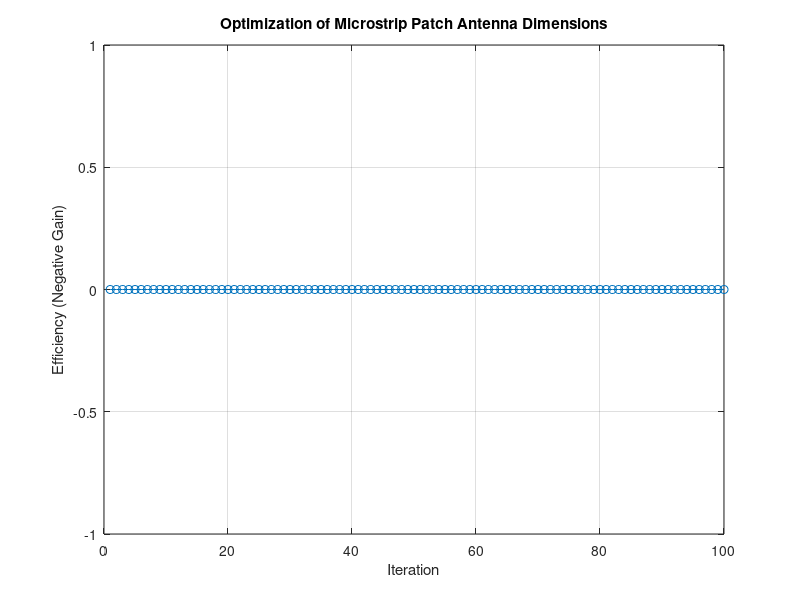

Here is the MATLAB script that generated this plot:
clear all;
close all;
clc;

% Define the frequency for analysis
frequency = 1.5e9; % 1.5 GHz

% Define the initial guess for dimensions [length, width]
initialDimensions = [0.02, 0.02]; % Example initial dimensions (20 mm x 20 mm)

% Define bounds for the dimensions
lb = [0.01, 0.01]; % Lower bounds (10 mm x 10 mm)
ub = [0.03, 0.03]; % Upper bounds (30 mm x 30 mm)

% Set learning parameters for gradient descent
learningRate = 0.01;
tolerance = 1e-6;
maxIterations = 100;

% Initialize parameters
dimensions = initialDimensions;
performanceHistory = zeros(maxIterations, 1); % To store performance at each iteration

% Gradient descent loop
for iter = 1:maxIterations
    % Evaluate the performance of the current parameters
    try
        currentPerformance = objectiveFunction(dimensions, frequency);
        if isnan(currentPerformance)
            error('Invalid performance detected.');
        end
    catch ME
        disp('Error in objective function:');
        disp(ME.message);
        disp('Current dimensions:');
        disp(dimensions);
        break;
    end
    
    % Store the current performance
    performanceHistory(iter) = currentPerformance;
    
    % Compute gradients (numerical approximation)
    grad = zeros(1, 2);
    epsilon = 1e-6;
    for i = 1:2
        delta = zeros(1, 2);
        delta(i) = epsilon;
        try
            grad(i) = (objectiveFunction(dimensions + delta, frequency) - currentPerformance) / epsilon;
        catch ME
            disp('Error in gradient computation:');
            disp(ME.message);
            disp('Current dimensions:');
            disp(dimensions);
            break;
        end
    end
    
    % Update parameters
    dimensions = dimensions + learningRate * grad;
    
    % Ensure dimensions stay within bounds
    dimensions = max(lb, min(ub, dimensions));
    
    % Check for convergence
    if norm(grad) < tolerance
        performanceHistory = performanceHistory(1:iter); % Trim unused part of the array
        break;
    end
end

% Display the optimal dimensions and performance
disp('Optimal Dimensions (Length, Width):');
disp(dimensions);
disp('Optimal Efficiency:');
try
    disp(objectiveFunction(dimensions, frequency));
catch ME
    disp('Error in final objective function evaluation:');
    disp(ME.message);
end

% Plot the performance over iterations
figure;
plot(1:length(performanceHistory), performanceHistory, '-o');
xlabel('Iteration');
ylabel('Efficiency (Negative Gain)');
title('Optimization of Microstrip Patch Antenna Dimensions');
grid on;

% Objective function to maximize efficiency
function performance = objectiveFunction(dimensions, frequency)
    % Validate dimensions
    if any(isnan(dimensions)) || any(dimensions <= 0)
        disp('Invalid dimensions detected.');
        performance = NaN;
        return;
    end
    
    % Create a simple microstrip patch antenna element
    helement = patchMicrostrip;
    helement.Conductor = metal('Copper');
    helement.Length = dimensions(1); % Length of the patch
    helement.Width = dimensions(2);  % Width of the patch
    helement.FeedOffset = [0, 0]; % Center feed
    
    % Define the linear array
    harray = linearArray;
    harray.Element = helement;
    
    % Analyze the antenna
    try
        % Calculate the gain at the specified frequency
        %patternData = pattern(harray, frequency, 0, 0); % Gain at broadside (0 degrees azimuth, 0 degrees elevation)
        %performance = -max(patternData); % Negative gain to maximize
        performance=efficiency(harray,frequency);
    catch ME
        disp('Error during efficiency calculation:');
        disp(ME.message);
        performance = NaN;
    end
end
